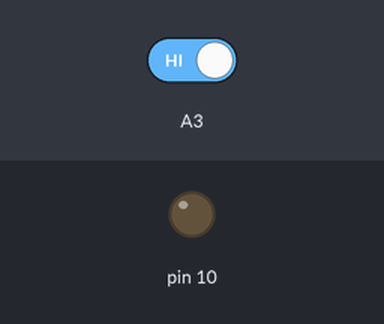
Bench run of a sketch on a simulated Arduino Uno, built with avr-gcc and run on an emulated ATmega328P. Parts: output pins drawn as LEDs (lit = HIGH). The inputs (shaded band) are chosen by the test bench; at power-on: A3 HIGH.

Above: at 1.2 s.
1.3 s: A3 driven LOW
At 2.5 s:
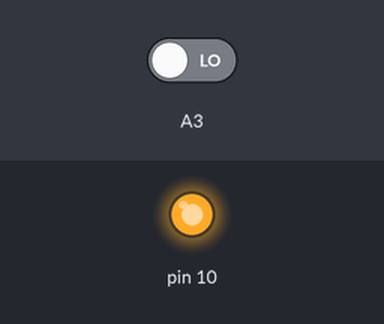
2.8 s: A3 driven HIGH
At 3.9 s:
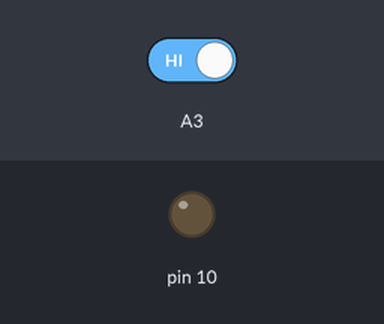
Timing chart, 0 to 5.8 s (numbered marks = the images above; inputs shaded):
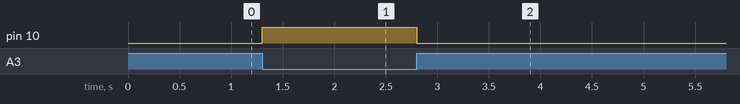

Measured:
- after the input at 1.3 s, pin 10: LOW → HIGH at once
- after the input at 2.8 s, pin 10: HIGH → LOW at once

The sketch:

0005-light-switch.ino
```cpp
void setup() {
  // make LED 1 output on pin 10
  pinMode(10, OUTPUT);

  // set analog pin 3 as input
  pinMode(A3, INPUT);
}

void loop() {
  // read the state of the switch and store it in a variable
  int switchState = digitalRead(A3);

  // set the LED on or off based on the switch state
  if(switchState == LOW) {
    digitalWrite(10, HIGH);
  }
  else {
    digitalWrite(10, LOW);
  }

  // NO DELAY!
}
```
